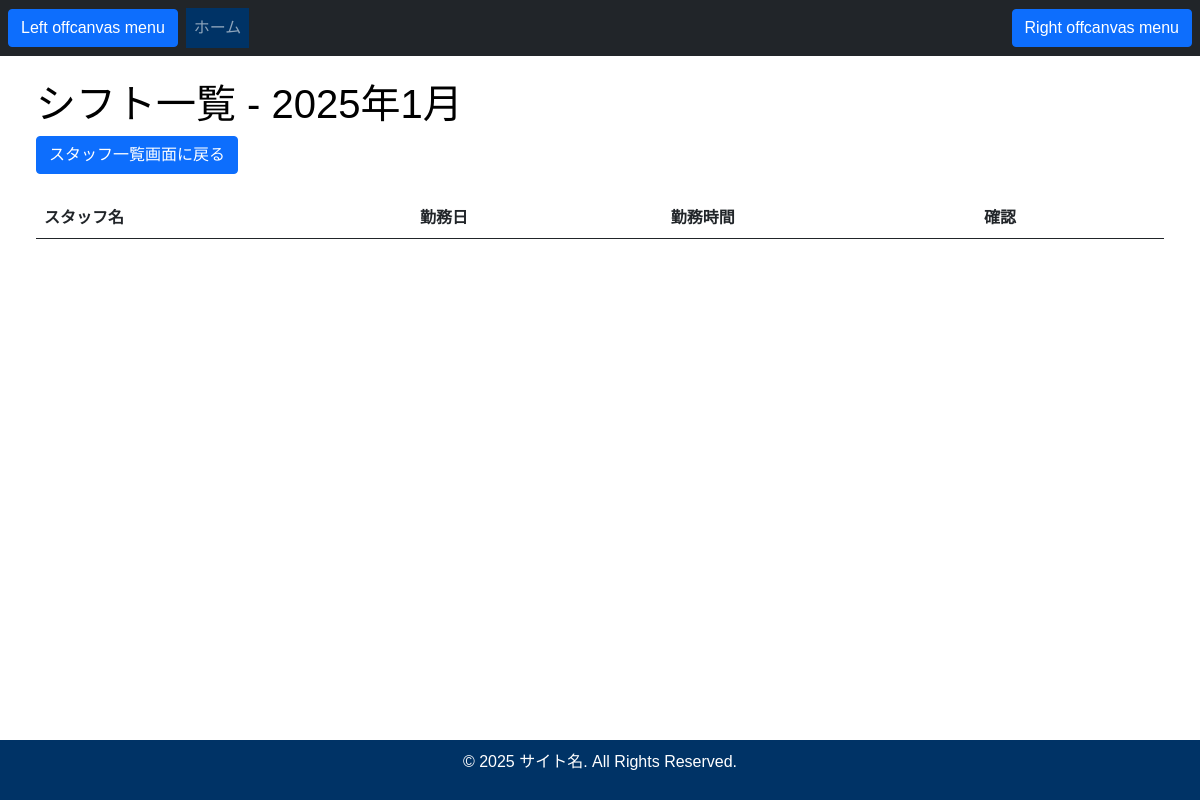
The page /staff/shift-schedule-list/ on the database as committed earlier.
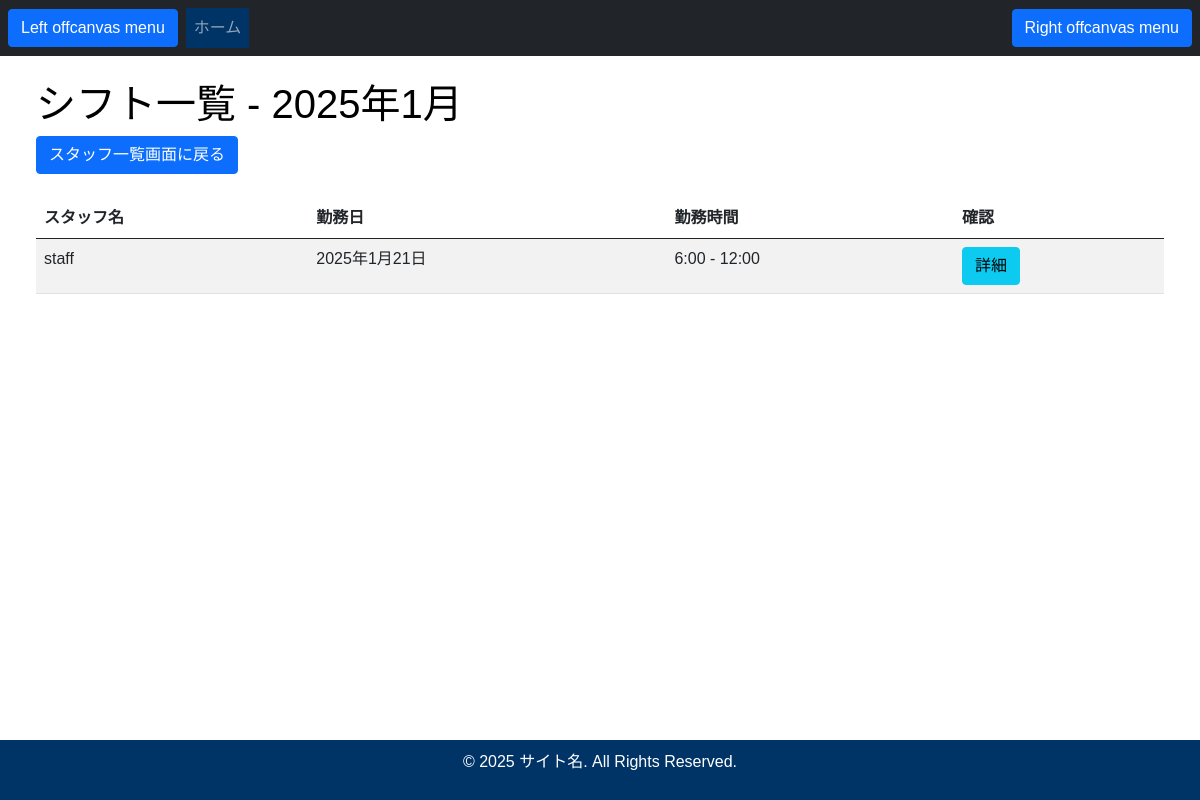
The same page on the database as committed later.
### main/models.py (models this page shows, shortened)
class ShiftSchedule(models.Model):
    staff = models.ForeignKey(Staff, verbose_name="スタッフ", on_delete=models.CASCADE)
    date = models.DateField(verbose_name="勤務日")
    start_time = models.TimeField(verbose_name="勤務開始時間")
    end_time = models.TimeField(verbose_name="勤務終了時間")
    is_confirmed = models.BooleanField(default=False, verbose_name="確定済み")
    class Meta:
        verbose_name_plural = "シフトスケジュール"
        unique_together = ('staff', 'date', 'start_time')  # 同一日に同じ時間帯の重複を防ぐ

class CustomUser(AbstractUser):
    member_num = models.BigIntegerField(verbose_name="会員番号",
                                         primary_key=True,
                                         default=random_num # 乱数関数
                                         )
    name = models.CharField(verbose_name="氏名", max_length=20)
    email   = models.EmailField(verbose_name="メールアドレス", unique=True)
    is_password_encrypted = models.BooleanField(default=False, verbose_name="パスワード暗号化フラグ")
    USERNAME_FIELD = 'email' # 標準のユーザー名を「email」と同じする
    REQUIRED_FIELDS = ['username']
    username = models.CharField(verbose_name="ユーザー名",
                                max_length=20,
                                blank=True, null=True
                                )
    class Meta:
        verbose_name_plural = "カスタムユーザー"

### staff/views.py (the view)
# urls.py: path('shift-schedule-list/', views.ShiftScheduleListView.as_view(), name='shift_schedule_list'),
class ShiftScheduleListView(ListView):
    model = ShiftSchedule
    template_name = 'staff/shift_schedule_list.html'
    context_object_name = 'shifts'
    def get_queryset(self):
        current_month = timezone.now().month
        current_year = timezone.now().year
        return ShiftSchedule.objects.filter(date__year=current_year, date__month=current_month).select_related('staff')
    def get_context_data(self, **kwargs):
        context = super().get_context_data(**kwargs)
        context['current_month'] = timezone.now().month
        context['current_year'] = timezone.now().year
        return context

### staff/templates/staff/shift_schedule_list.html
{% extends 'base.html' %}
{% block content %}
  <h1>シフト一覧 - {{ current_year }}年{{ current_month }}月</h1>
  <div class="mb-4">
    <a href="{% url 'staff:staff_list' %}" class="btn btn-primary">
      スタッフ一覧画面に戻る
    </a>
  </div>
  <table class="table table-striped">
    <thead>
      <tr>
        <th>スタッフ名</th>
        <th>勤務日</th>
        <th>勤務時間</th>
        <th>確認</th>
      </tr>
    </thead>
    <tbody>
      {% for shift in shifts %}
        <tr>
          <td>{{ shift.staff.name }}</td>
          <td>{{ shift.date }}</td>
          <td>{{ shift.start_time }} - {{ shift.end_time }}</td>
          <td><a href="{% url 'staff:staff_shift_detail' shift.pk %}" class="btn btn-info">詳細</a></td>
        </tr>
      {% endfor %}
    </tbody>
  </table>
{% endblock %}

### main/templates/base.html (shortened to what this page needs)
<!DOCTYPE html>
<html lang="ja">
<head>
    {% load static %}
    <link href="https://cdn.jsdelivr.net/npm/bootstrap@5.1.0/dist/css/bootstrap.min.css" rel="stylesheet">
    <link href="{% static 'css/myStyles.css' %}" rel="stylesheet">
</head>
<body>
    {% include 'navigation.html' %}
    <div class="container-fluid content-wrapper">
        <div class="row">
            <div class="col-md-12">
                <div class="container-fluid">
                    {% block content %}{% endblock %}
                </div>
            </div>
        </div>
    </div>
    {% include 'footer.html' %}
</body>
</html>

### main/templates/navigation.html (shortened to what this page needs)
<nav class="navbar navbar-expand navbar-dark bg-dark">
    <button class="btn btn-primary mx-2" type="button" data-bs-toggle="offcanvas" data-bs-target="#offcanvasExample" aria-controls="offcanvasExample">
        Left offcanvas menu
    </button>
    <div class="collapse navbar-collapse" id="navbarNav">
        <ul class="navbar-nav">
            <li class="nav-item active">
                <a class="nav-link" href="/">ホーム</a>
            </li>
        </ul>
    </div>
    <button class="btn btn-primary mx-2" type="button" data-bs-toggle="offcanvas" data-bs-target="#offcanvasRight" aria-controls="offcanvasRight">
        Right offcanvas menu
    </button>
</nav>

### main/templates/footer.html
<div class="footer">
    <p>&copy; 2025 サイト名. All Rights Reserved.</p>
</div>

### static/css/myStyles.css (style rules this page uses)
body { font-family: Arial, sans-serif; background-color: white; color: black; }
.navbar, .navbar-nav .nav-link { background-color: #003366; }
.navbar-nav .nav-link { color: white; }
.footer { background-color: #003366; position: fixed; bottom: 0; width: 100%; color: white; text-align: center; padding: 10px 0; }
body { display: flex; flex-direction: column; min-height: 100vh; }
.content-wrapper { padding-top: 70px; }
.navbar { position: fixed; top: 0; left: 0; right: 0; z-index: 1000; }
body .container-fluid { padding-top: 40px !important; padding-bottom: 40px !important; }

Rows that differ between the two databases and show on the page:
added ShiftSchedule: staff.name "staff", date "2025年1月21日", start_time "6:00", end_time "12:00"
